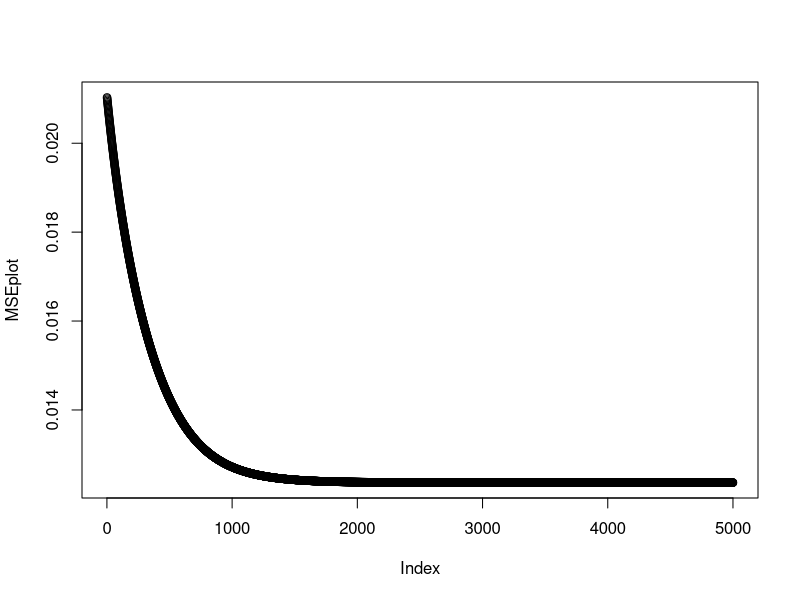

The R source for this figure:
# Neural Network with one hidden layer using the backpropagation
# algorithm. Sigmoid activation function. For one output only (for now).
# Batch mode.
# Author: Gustavo (lgbpinho153@yahoo.com.br)
# TODO: Validation and test sets
###############################################################################

start<-Sys.time() # counter for execution time
### simple data
I<-rbind(rnorm(100,0,1),rnorm(100,0,1),rnorm(100,0,1)) # inputs
T<-10+2*I[1,]+3*I[2,]+5*I[3,] # targets

### Network parameters
NumInputs<-dim(I)[1] # number of inputs
NumHidden<-2 # number of hidden neurons
NumOutputs<-1 # number of outputs
WeightsHI<-matrix(rnorm(NumHidden*(NumInputs+1),0,1),NumHidden,NumInputs+1) # bias and weights between input and hidden layers
WeightsOH<-matrix(rnorm(NumOutputs*(NumHidden+1),0,1),NumOutputs,NumHidden+1) # bias and weights between hidden and output layers
SumHidden<-rep(0,NumHidden) # the induced field in each hidden neuron
SumOutput<-rep(0,NumOutputs) # the induced field in each output neuron
DeltaH<-rep(0,NumHidden) # local gradient for hidden neurons
DeltaO<-rep(0,NumOutputs) # local gradient for output neurons
DeltaWHI<-matrix(0,NumHidden,NumInputs+1) # weight update matrix for the Hidden-Inputs weights
DeltaWOH<-matrix(0,NumOutputs,NumHidden+1) # weight update matrix for the Output-Hidden weights
Lr<-0.15 # learning rate
Mf<-0.15# momentum constant
Epochs<-5000
N<-length(T) # number of examples presented to the net
MSEplot<-0 # I'll plot the errors later

### preprocessing
Targets<-rep(0,length(T))
Targets<-(T-min(T))/(max(T)-min(T)) # standardized outputs
Inputs<-matrix(0,NumInputs,N) # standardized inputs
for (i in 1:dim(Inputs)[1]){
	Inputs[i,]<-(I[i,]-min(I[i,]))/(max(I[i,])-min(I[i,]))
}


### Sigmoid Function
phi<-function(v){
	1/(1+exp(-v))
}

phidash<-function(v){
	phi(v)*(1-phi(v))
}

### Training
for (s in 1:Epochs){ # for each epoch
	DeltaWHIPrevious<-DeltaWHI # storing the previous updates
	DeltaWOHPrevious<-DeltaWOH # storing the previous updates
	DeltaH<-rep(0,NumHidden) # reset
	DeltaO<-rep(0,NumOutputs) # reset
	DeltaWHI<-matrix(0,NumHidden,NumInputs+1) # reset
	DeltaWOH<-matrix(0,NumOutputs,NumHidden+1) # reset
	MSE<-0 #mean squared error
	GradientNorm<-0 # the euclidian norm for the gradient vector
	### Forward Pass
	HiddenInput<-rbind(1,Inputs) # inputs for the hidden layer
	SumHidden<-WeightsHI%*%HiddenInput
	HiddenOut<-phi(SumHidden)
	OutputInput<-rbind(1,HiddenOut) # this is the input for the output layer
	SumOutput<-WeightsOH%*%OutputInput
	Outputs<-phi(SumOutput)
	Error<-Targets-Outputs #corrigir isso para mais neuronios
	MSE<-0.5*Error%*%t(Error)/N
		### Backpropagation
	for (k in 1:N){
		for (i in 1:NumOutputs){
			DeltaO[i]<-Error[i]*phidash(SumOutput[i])
		}
		for (i in 1:NumOutputs){  # for each output neuron
			for (j in 1:NumHidden+1){ # for each weight
				DeltaWOH[i,j]<-DeltaWOH[i,j]+(Lr*DeltaO[i]*OutputInput[j])/N
				GradientNorm<-GradientNorm+((DeltaO[i]*OutputInput[j])^2)/N
			}
		}
		for (i in 1:(NumHidden)){ # local gradients for hidden layer
			for (j in 1:NumOutputs){
				DeltaH[i]<-DeltaH[i]+DeltaO[j]*WeightsOH[j,i+1] # beware of teh bias
			}
			DeltaH[i]<-phidash(SumHidden[i])*DeltaH[i]
		}
		for (i in 1:NumHidden){
			for (j in 1:NumInputs+1){
				DeltaWHI[i,j]<-DeltaWHI[i,j]+(Lr*DeltaH[i]*HiddenInput[j])/N
				GradientNorm<-GradientNorm+((DeltaH[i]*HiddenInput[j])^2)/N
			}
		}		
	}	
		WeightsOH<-WeightsOH+DeltaWOH+Mf*DeltaWOHPrevious
		WeightsHI<-WeightsHI+DeltaWHI+Mf*DeltaWHIPrevious
		GradientNorm<-sqrt(GradientNorm)
		MSEplot[s]<-MSE
		if(s%%100==0) {
			cat("MSE at epoch ");cat(s);cat(" is: ");cat(MSE);
			cat(" | Gradient is: ");cat(GradientNorm);cat("\n");
		}
		if (GradientNorm<1e-10) {cat(Error%*%t(Error));cat("\n");break}
	}
plot(MSEplot)
#print(WeightsOH)
#print(WeightsHI)
stop<-Sys.time()
time<-start-stop
cat("Tempo gasto: ");cat(stop-start);cat("\n")

### Simulation

### new data
I<-rbind(rnorm(100,0,1),rnorm(100,0,1),rnorm(100,0,1)) # inputs
T<-10+2*I[1,]+3*I[2,]+5*I[3,] # targets

### preprocessing
Targets<-rep(0,length(T))
Targets<-(T-min(T))/(max(T)-min(T)) # standardized outputs
Inputs<-matrix(0,NumInputs,N) # standardized inputs
for (i in 1:dim(Inputs)[1]){
	Inputs[i,]<-(I[i,]-min(I[i,]))/(max(I[i,])-min(I[i,]))
}


OutputsSim<-rep(0,N)
for (t in 1:N){ # for each example 
	### Forward Pass
	HiddenInput<-c(1,Inputs[,t]) # inputs for the hidden layer
	SumHidden<-rep(0,NumHidden)
	for (i in 1:NumHidden){ # for each neuron 
		for (j in 1:NumInputs+1){ # for each input
			SumHidden[i]<-SumHidden[i]+WeightsHI[i,j]*HiddenInput[j]
		}
	}
	HiddenOut<-phi(SumHidden)
	OutputInput<-c(1,HiddenOut) # this is the input for the output layer
	SumOutput<-rep(0,NumOutputs)
	for (i in 1:NumOutputs){ # for each neuron 
		for (j in 1:NumHidden+1){ # for each input
			SumOutput[i]<-SumOutput[i]+WeightsOH[i,j]*OutputInput[j]
		}
	}
	OutputsSim[t]<-phi(SumOutput)
}
ErrorsSim<-Targets-OutputsSim
#X11()
#plot(ErrorsSim)
cat(0.5*sum(ErrorsSim^2)/N);cat("\n")
